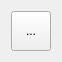
<?xml version="1.0" encoding="UTF-8"?>
<ui version="4.0">
 <class>PrimeButton</class>
 <widget class="QWidget" name="PrimeButton">
  <property name="geometry">
   <rect>
    <x>0</x>
    <y>0</y>
    <width>48</width>
    <height>48</height>
   </rect>
  </property>
  <property name="windowTitle">
   <string>Form</string>
  </property>
  <layout class="QGridLayout" name="gridLayout">
   <item row="0" column="0">
    <widget class="QToolButton" name="toolButton">
     <property name="minimumSize">
      <size>
       <width>40</width>
       <height>40</height>
      </size>
     </property>
     <property name="text">
      <string>...</string>
     </property>
    </widget>
   </item>
  </layout>
 </widget>
 <resources/>
 <connections/>
</ui>
